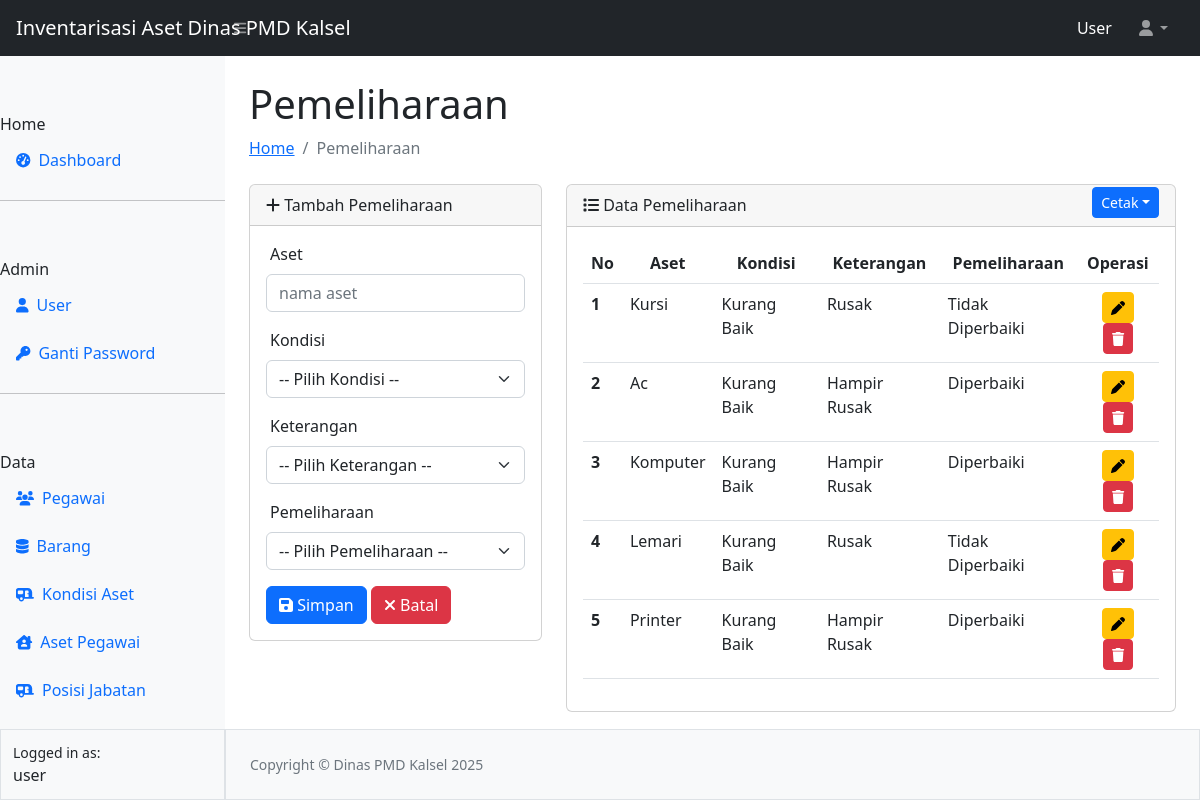
Page /pelihara/pelihara.php (signed in) on the committed database.
### tables this page shows
CREATE TABLE `tbl_aset` (
  `id` int(11) NOT NULL,
  `aset` varchar(100) NOT NULL,
  `kondisi` varchar(100) NOT NULL,
  `keterangan` varchar(100) NOT NULL,
  `pemeliharaan` varchar(100) NOT NULL
);

### pelihara/pelihara.php (the view, shortened to what this page needs)
<?php
require_once "../config.php";
require_once "../template/header.php";
require_once "../template/navbar.php";
require_once "../template/sidebar.php";
?>
<div id="layoutSidenav_content">
                <main>
                    <div class="container-fluid px-4">
                        <h1 class="mt-4">Pemeliharaan</h1>
                        <ol class="breadcrumb mb-4">
                            <li class="breadcrumb-item"><a href="../index.php">Home</a></li>
                            <li class="breadcrumb-item active">Pemeliharaan</li>
                        </ol>
                        <div class="row">
                          <div class="col-4">
                          <div class="card">
                    <div class="card-header">
                    <i class="fa-solid fa-plus"></i> Tambah Pemeliharaan
                    </div>
                    <div class="card-body">
                      <form action="prosespelihara.php" method="POST">
                      <div class="mb-3">
                        <label for="aset" class="form-label ps-1">Aset</label>
                        <input type="text" class="form-control" id="aset" name="aset" placeholder="nama aset" required>
                      </div>
                      <div class="mb-3">
                        <label for="kondisi" class="form-label ps-1">Kondisi</label>
                        <select name="kondisi" id="kondisi" class="form-select" required>
                          <option value="" selected>-- Pilih Kondisi --</option>
                        </select>
                      </div>
                      <div class="mb-3">
                        <label for="keterangan" class="form-label ps-1">Keterangan</label>
                        <select name="keterangan" id="keterangan" class="form-select" required>
                          <option value="" selected>-- Pilih Keterangan --</option>
                        </select>
                      </div>
                      <div class="mb-3">
                        <label for="pemeliharaan" class="form-label ps-1">Pemeliharaan</label>
                        <select name="pemeliharaan" id="pemeliharaan" class="form-select" required>
                          <option value="" selected>-- Pilih Pemeliharaan --</option>
                        </select>
                      </div>
                      <button type="submit" class="btn btn-primary" name="simpan"><i class="fa-solid fa-floppy-disk"></i> Simpan</button>
                      <button type="reset" class="btn btn-danger" name="reset"><i class="fa-solid fa-xmark"></i> Batal</button>
                      </form>
                    </div>
                    </div>
                          </div>
                          <div class="col-8">
                            <div class="card">
                            <div class="card-header">
                            <i class="fa-solid fa-list"></i> Data Pemeliharaan
                            <div class="dropdown" style="margin-top: -30px;">
                              <button class="btn btn-sm btn-primary dropdown-toggle float-end" type="button" data-bs-toggle="dropdown">Cetak</button>
                            </div>
                            </div>
                            <div class="card-body">
                            <table class="table table-hover" id="datatablesSimple">
  <thead>
    <tr>
      <th scope="col">No</th>
      <th scope="col"><center>Aset</center></th>
      <th scope="col"><center>Kondisi</center></th>
      <th scope="col"><center>Keterangan</center></th>
      <th scope="col"><center>Pemeliharaan</center></th>
      <th scope="col"><center>Operasi</center></th>
    </tr>
  </thead>
  <tbody>
    <?php
    $no = 1;
    $queryAset = mysqli_query($koneksi, "SELECT * FROM tbl_aset");
    while ($data = mysqli_fetch_array($queryAset)) { ?>
    <tr>
      <th scope="row"><?= $no++ ?></th>
      <td><?= $data['aset'] ?></td>
      <td><?= $data['kondisi'] ?></td>
      <td><?= $data['keterangan'] ?></td>
      <td><?= $data['pemeliharaan'] ?></td>
      <td align="center">
        <a href="editpelihara.php?id=<?= $data['id'] ?>" class="btn btn-sm btn-warning" title="update pelihara"><i class="fa-solid fa-pen"></i></a>
        <button type="button" data-id="<?= $data['id'] ?>" id="btnHapus" class="btn btn-sm btn-danger" title="hapus pelihara"><i class="fa-solid fa-trash"></i></button>
      </td>
    </tr>
    <?php } ?>
  </tbody>
</table>
                            </div>
                            </div>
                          </div>
                        </div>
                    </div>
                </main>
<?php
require_once "../template/footer.php";
?>

### rows in the picture
tbl_aset: aset "Kursi", kondisi "Kurang Baik", keterangan "Rusak", pemeliharaan "Tidak Diperbaiki"
tbl_aset: aset "Ac", kondisi "Kurang Baik", keterangan "Hampir Rusak", pemeliharaan "Diperbaiki"
tbl_aset: aset "Komputer", kondisi "Kurang Baik", keterangan "Hampir Rusak", pemeliharaan "Diperbaiki"
tbl_aset: aset "Lemari", kondisi "Kurang Baik", keterangan "Rusak", pemeliharaan "Tidak Diperbaiki"
tbl_aset: aset "Printer", kondisi "Kurang Baik", keterangan "Hampir Rusak", pemeliharaan "Diperbaiki"

### other values in the picture
$_SESSION["ssUser"] "User"
$_SESSION["ssUser"] "user"
